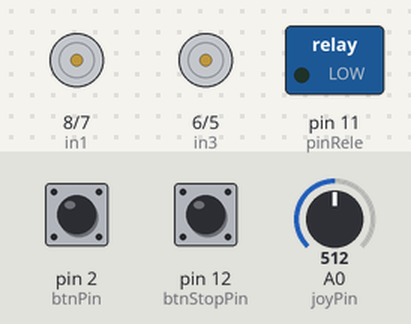
A sketch run on a simulated Arduino Uno, built with avr-gcc and run on an emulated ATmega328P. On the bench: motor-driver pin pairs drawn as motors (green arrow = first pin HIGH = forward, orange = second pin HIGH = backward, longer = more drive, scaled by the enable pin), switched loads named in the sketch (green lamp = pin HIGH). The test bench sets the inputs (shaded band); at power-on: pin 2 (btnPin) HIGH, A0 (joyPin) = 512, pin 12 (btnStopPin) HIGH.

Above: at 1.2 s.
1.3 s: pin 2 (btnPin) pulled LOW for 0.15 s
At 2.3 s:
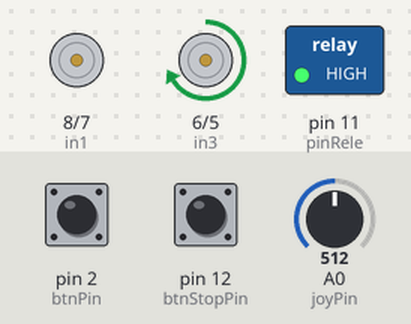
4.4 s: A0 (joyPin) set to 533
7.4 s: A0 (joyPin) set to 551
8.9 s: pin 2 (btnPin) pulled LOW for 1 s
At 12.7 s:
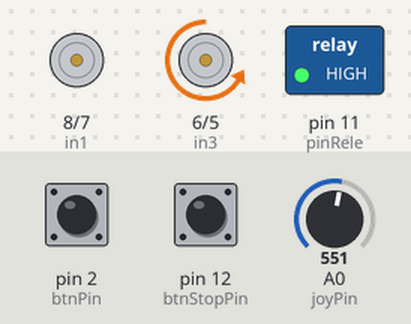
12.9 s: A0 (joyPin) set to 460
At 15.7 s:
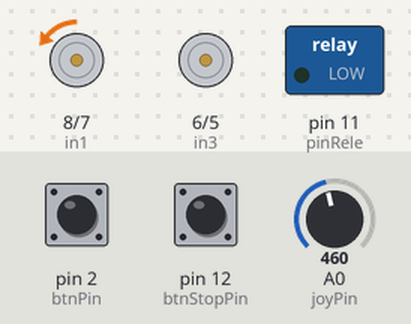
15.9 s: pin 2 (btnPin) pulled LOW for 0.15 s
At 17.0 s:
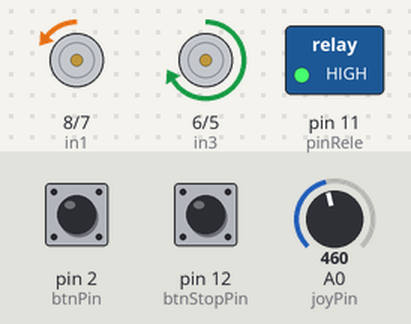
Timing chart, 0 to 23.4 s (numbered marks = the images above; inputs shaded):
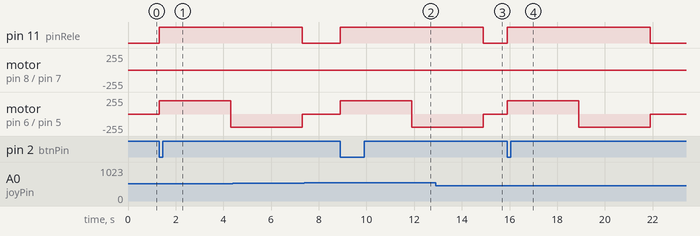

Measured:
- after the input at 1.3 s, pin 11 (pinRele): LOW → HIGH at once; motor on pin 6 (in3) / pin 5 (in4): stopped → forward 200/255 at once, → backward 200/255 3.0 s later
- after the input at 8.9 s, pin 11 (pinRele): LOW → HIGH at once; motor on pin 6 (in3) / pin 5 (in4): stopped → forward 200/255 at once, → backward 200/255 3.0 s later
- after the input at 12.9 s, motor on pin 8 (in1) / pin 7 (in2): stopped → backward 2/255 after 2.0 s
- after the input at 15.9 s, pin 11 (pinRele): LOW → HIGH at once, → LOW 6.0 s later; motor on pin 6 (in3) / pin 5 (in4): stopped → forward 200/255 at once, → backward 200/255 3.0 s later, → stopped 3.0 s later

The sketch:

PRUEBA_3.ino
```cpp
// --- PINES MOTOR 1 (Joystick Eje Y) ---
const int joyPin = A0;
const int enA = 9;      // PWM Motor 1
const int in1 = 8;      // Dirección 1 Motor 1
const int in2 = 7;      // Dirección 2 Motor 1

// --- PINES MOTOR 2 (Botón Joystick) ---
const int btnPin = 2;   // Botón de Inicio (SW del Joystick)
const int enB = 10;     // PWM Motor 2
const int in3 = 6;      // Dirección 1 Motor 2
const int in4 = 5;      // Dirección 2 Motor 2

// --- PIN RELÉ ---
const int pinRele = 11; // Pin de control del relé

// --- PIN FINAL DE CARRERA / PARO DE EMERGENCIA ---
const int btnStopPin = 12; // Final de carrera (conectado a GND)

const int velAuto = 200; // Velocidad Motor 2 (0 a 255)

// ---------------------------------------------------------
// FUNCIÓN PARA APAGAR AMBOS MOTORES Y EL RELÉ DE INMEDIATO
// ---------------------------------------------------------
void apagarTodo() {
  // Apagar Motor 1
  digitalWrite(in1, LOW);
  digitalWrite(in2, LOW);
  analogWrite(enA, 0);

  // Apagar Motor 2
  digitalWrite(in3, LOW);
  digitalWrite(in4, LOW);
  analogWrite(enB, 0);

  // Apagar Relé
  digitalWrite(pinRele, LOW); // Si tu relé es active LOW, cambia este LOW por HIGH
}

// ---------------------------------------------------------
// FUNCIÓN DE ESPERA CON MONITOREO DE PARO
// Retorna 'true' si se presionó el final de carrera
// Retorna 'false' si transcurrió todo el tiempo sin interrupción
// ---------------------------------------------------------
bool esperarOParar(unsigned long tiempoMs) {
  unsigned long inicio = millis();
  while (millis() - inicio < tiempoMs) {
    // Si se presiona el final de carrera
    if (digitalRead(btnStopPin) == LOW) {
      apagarTodo();
      return true; // Se interrumpió el proceso
    }
    delay(5); // Pequeña pausa para filtrar lecturas erróneas
  }
  return false; // El tiempo se completó normalmente
}

void setup() {
  // Configuración Motor 1
  pinMode(enA, OUTPUT);
  pinMode(in1, OUTPUT);
  pinMode(in2, OUTPUT);

  // Configuración Motor 2
  pinMode(enB, OUTPUT);
  pinMode(in3, OUTPUT);
  pinMode(in4, OUTPUT);

  // Configuración Relé
  pinMode(pinRele, OUTPUT);

  // Configuración Botones y Final de Carrera (Pull-Up interno)
  pinMode(btnPin, INPUT_PULLUP);
  pinMode(btnStopPin, INPUT_PULLUP);

  // Estado inicial seguro
  apagarTodo();

  Serial.begin(9600);
}

void loop() {

  // =========================================================
  // 1. MOTOR 1 (Joystick) - Bloqueado si el final de carrera está activo
  // =========================================================
  if (digitalRead(btnStopPin) == LOW) {
    // Si se presiona el final de carrera, apaga obligatoriamente el Motor 1
    digitalWrite(in1, LOW);
    digitalWrite(in2, LOW);
    analogWrite(enA, 0);
  }
  else {
    // Si el final de carrera no está activo, el joystick opera con normalidad
    int joyVal = analogRead(joyPin);

    if (joyVal > 550) {
      digitalWrite(in1, HIGH);
      digitalWrite(in2, LOW);
      analogWrite(enA, map(joyVal, 550, 1023, 0, 100));
    }
    else if (joyVal < 470) {
      digitalWrite(in1, LOW);
      digitalWrite(in2, HIGH);
      analogWrite(enA, map(joyVal, 470, 0, 0, 100));
    }
    else {
      digitalWrite(in1, LOW);
      digitalWrite(in2, LOW);
      analogWrite(enA, 0);
    }
  }

  // =========================================================
  // 2. MOTOR 2 Y RELÉ (Ciclo automático)
  // =========================================================

  // Si el final de carrera está presionado, garantizamos apagado global
  if (digitalRead(btnStopPin) == LOW) {
    apagarTodo();
  }
  // Si se presiona el botón de Inicio (Pin 2) y el final de carrera está libre
  else if (digitalRead(btnPin) == LOW) {

    bool interrumpido = false;

    // A. Encender Relé
    digitalWrite(pinRele, HIGH);

    // B. Giro Horario por 3 segundos
    digitalWrite(in3, HIGH);
    digitalWrite(in4, LOW);
    analogWrite(enB, velAuto);

    interrumpido = esperarOParar(3000);

    // C. Giro Antihorario por 3 segundos (solo si no se activó el final de carrera)
    if (!interrumpido) {
      digitalWrite(in3, LOW);
      digitalWrite(in4, HIGH);
      analogWrite(enB, velAuto);

      interrumpido = esperarOParar(3000);
    }

    // D. Finalizar y apagar todo
    apagarTodo();

    // E. Esperar a que se libere el final de carrera o botón de inicio antes de reanudar
    while (digitalRead(btnPin) == LOW || digitalRead(btnStopPin) == LOW) {
      apagarTodo(); // Mantiene apagado todo mientras siga presionado
      delay(10);
    }
  }
}
```
